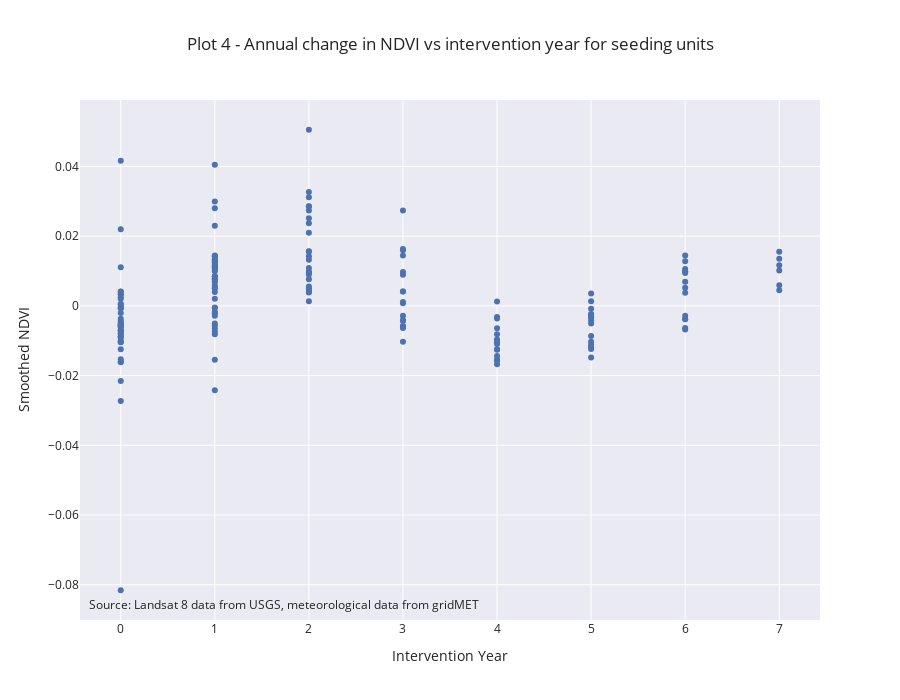

Notebook source saved alongside this figure:
### Markdown cell above
### Plot 4 - Annual NDVI change vs intervention year for the seeding units

### Code cell
fig = px.scatter(su_ndvi_annual_change_df, x='Intervention_Year', y='NDVI_delta',
                 labels={
                     "NDVI_delta": "Smoothed NDVI",
                     "Intervention_Year": "Intervention Year"
                 },
                 title='Plot 4 - Annual change in NDVI vs intervention year for seeding units',
                 width=900, height=700,
                 hover_name="SuId", hover_data=["NDVI_delta", "Year"])

# Credit
fig.add_annotation(text="Source: Landsat 8 data from USGS, meteorological data from gridMET",
                   showarrow=False,
                   xref="paper", yref="paper",
                   x=0.01, y=0.01)

fig.update_layout(showlegend=False)
fig.show()

### Figure 1 — Plotly figure (JSON) as saved in the notebook; plotly's stock layout.template omitted (floating-point values rounded to 4 significant figures; data arrays with more than 128 entries replaced by an {"elided": "..."} marker saying what was removed)
{"data": [{"customdata": {"elided": "177x2 float values"}, "hovertemplate": "<b>%{hovertext}</b><br><br>Intervention Year=%{x}<br>Smoothed NDVI=%{customdata[0]}<br>Year=%{customdata[1]}<extra></extra>", "hovertext": {"elided": "177 int values"}, "legendgroup": "", "marker": {"color": "rgb(76,114,176)", "symbol": "circle"}, "mode": "markers", "name": "", "showlegend": false, "type": "scatter", "x": {"elided": "177 int values"}, "xaxis": "x", "y": {"elided": "177 float values"}, "yaxis": "y"}], "layout": {"annotations": [{"showarrow": false, "text": "Source: Landsat 8 data from USGS, meteorological data from gridMET", "x": 0.01, "xref": "paper", "y": 0.01, "yref": "paper"}], "height": 700, "legend": {"tracegroupgap": 0}, "showlegend": false, "title": {"text": "Plot 4 - Annual change in NDVI vs intervention year for seeding units"}, "width": 900, "xaxis": {"anchor": "y", "domain": [0, 1], "title": {"text": "Intervention Year"}}, "yaxis": {"anchor": "x", "domain": [0, 1], "title": {"text": "Smoothed NDVI"}}}}
